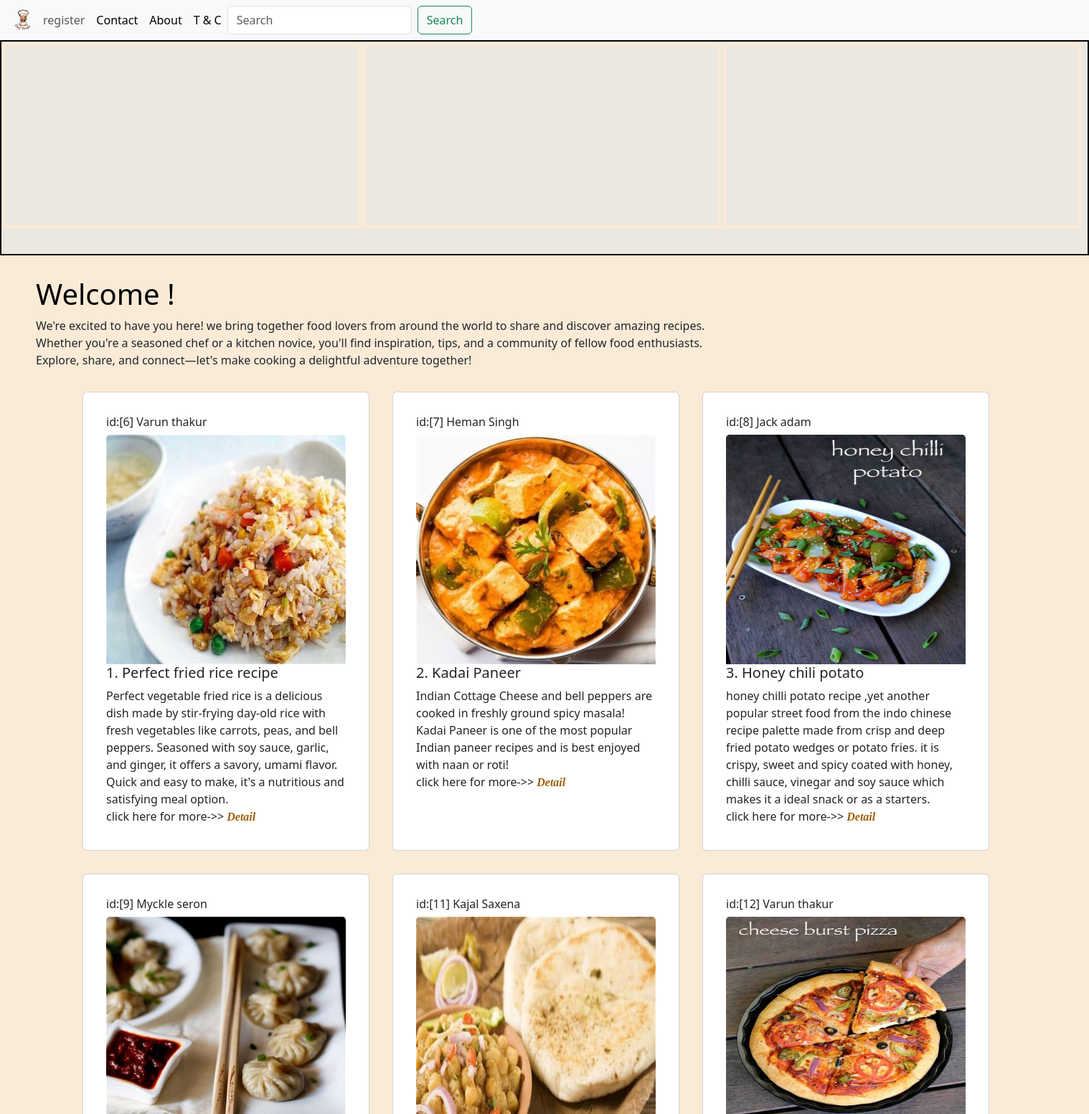
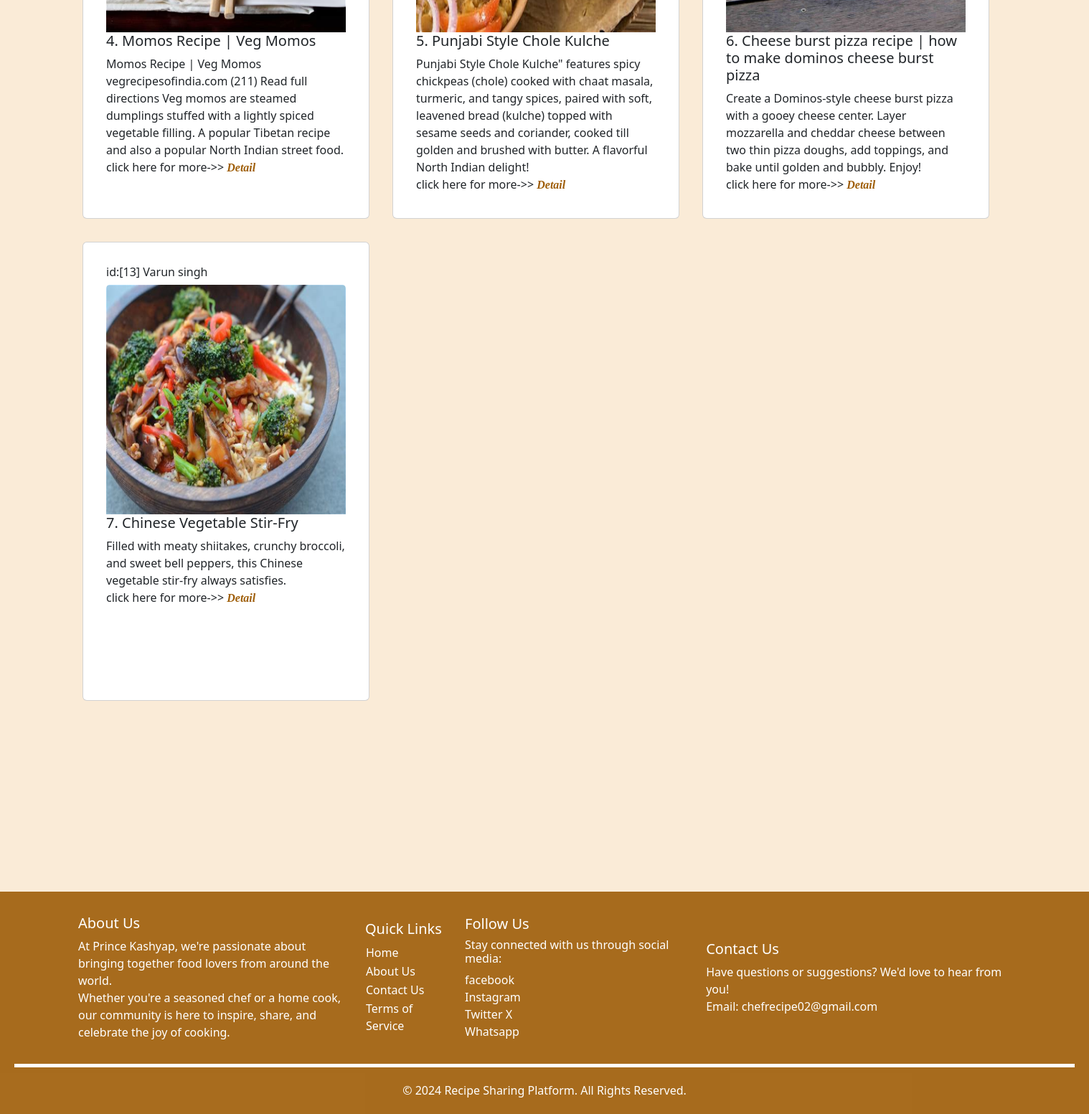
/main/, run on the app's committed database (2 pictures, top to bottom).
### receipe_pro/models.py (models this page shows)
class Recipe(models.Model):
    user = models.ForeignKey(User,on_delete=models.SET_NULL,null=True,blank=True)
    recipe_type = models.CharField(max_length=100,default='')
    recipe_user_name = models.CharField(max_length=100)
    recipe_name = models.CharField(max_length=100)
    recipe_description = models.TextField()
    recipe_detail_description =  models.TextField()
    recipe_image = models.ImageField(upload_to="recipe")

### receipe_pro/views.py (the view)
# urls.py: path('main/',main,name ="main"),
def main(request):
    data = Recipe.objects.all()
    if request.method == "GET":
        Search = request.GET.get('Search')
        if Search!=None:
            data = Recipe.objects.filter(recipe_name__icontains=Search)#__icontains can work with similar like data matches the database
    context = {'Recipes': data,
               'Recipe_count': data.count(),
                'Search_name': Search }
    return render(request,"main.html",context)

### receipe_pro/templates/main.html (shortened to what this page needs)
{% extends "base.html" %}
{% load static %}
{%block start%}
<nav class="navbar navbar-expand-lg bg-body-tertiary">
  <div class="container-fluid">
    <img src="../static/image/Orange_and_Blue_Illustrative_Circle_Food_Logo-removebg-preview.png" alt=" logo"
      class="Navbar-logo">
    <div class="collapse navbar-collapse" id="navbarSupportedContent">
      <ul class="navbar-nav me-auto mb-2 mb-lg-0">
        {% if request.user.is_authenticated %}
        <li class="nav-item">
          <a class="nav-link active" aria-current="page" href="/addrecipe/">Add Recipe</a>
        </li>
        <li class="nav-item">
          <a class="nav-link" href="/Logout/">Logout</a>
        </li>
        {% else %}
        <li class="nav-item">
          <a class="nav-link" href="/register/"> register</a>
        </li>
        {% endif %}
        <li class="nav-item">
          <a class="nav-link active" aria-current="page" href="/contact/">Contact</a>
        </li>
        <li class="nav-item">
          <a class="nav-link active" aria-current="page" href="/about/">About</a>
        </li>
        <li class="nav-item">
          <a class="nav-link active" aria-current="page" href="/tandc/">T & C</a>
        </li>
        <form class="d-flex" role="search">
          <input class="form-control me-2" name="Search" type="search" placeholder="Search" aria-label="Search"
            required>
          <button class="btn btn-outline-success" type="submit">Search</button>
        </form>
    </div>
  </div>
</nav>
{% if Recipe_count == 0 %}
<h1 style=" padding: 10px;">Not Found</h1>
<h5 style="padding: 10px;">"Item not found. Please check your search criteria and try again. <br>
  You can return to the home page or adjust your search for better results."<br>
  Go back to <a href="/main/">Home</a></h5>
{% else %}
<div  style="background-color: rgb(235, 232, 225); height: 300px; border: 2px solid black;">
  <div class="row">
    <marquee behavior="slide" direction="down">
    <table>
      <tr>
        <td>
          <marquee  behavior="slide" direction="right">
            <video muted autoplay loop style="width: 500px; padding: 5px;border: 5px solid antiquewhite;">
              <source src="../static/video/6942478-hd_1920_1080_25fps.mp4" type="video/mp4">
            </video>
          </marquee>
        </td>
        <td>
          <marquee  behavior="slide" direction="up">
            <video muted autoplay loop style="width: 500px; padding: 5px; border: 5px solid antiquewhite;">
              <source src="../static/video/2620043-uhd_3840_2160_25fps.mp4" type="video/mp4">
            </video>
          </marquee>
        </td>
        <td>
    <marquee  behavior="slide" direction="left">
      <video muted autoplay loop style="width: 500px; padding: 5px; border: 5px solid antiquewhite;">
        <source src="../static/video/5930361-uhd_3840_2160_30fps.mp4" type="video/mp4">
      </video>
    </marquee>
        </td>
      </tr>
    </table>
    </marquee>
</div>
</div>
{% if Search_name != None %}
<a href="/main/">Home</a>
{% else %}
<h1 style="color: black; margin-left: 50px;margin-top: 30px;">Welcome {{user.username}} !</h1>
<p id="intro">
  We're excited to have you here! we bring together food lovers from around the world to share and
  discover amazing recipes.<br /> Whether you're a seasoned chef or a kitchen novice, you'll find inspiration, tips, and
  a
  community of fellow food enthusiasts.<br />
  Explore, share, and connect—let's make cooking a delightful adventure together!
<p>
  {% endif %}
<div class="container">
  <div class="row">
    {%for item in Recipes %}
    <div class="card m-3 p-3" style="width: 25rem; height: 40rem; ">
      <div class="card-body">
        <h6>id:[{{item.pk}}] {{item.recipe_user_name}}</h6>
        <img class="card-img-top img-fluid" src="{{item.recipe_image.url}}" alt="Card image cap"
          style="height: 20rem ; width: 25rem; ">
        <h5 class="card-title">{{forloop.counter}}. {{item.recipe_name}}</h5>
        <p class="card-text">{{item.recipe_description}}
          {% if request.user.is_authenticated %}
          <br />click here for more ->>
          <a id="site1" href="{% url 'Recipe_detail' item.pk %}">Detail</a>
          {% else %}
          <br />click here for more->>
          <a id="site1" href="/Login/">Detail</a>
          {% endif %}
        </p>
      </div>
    </div>
    {% endfor %}
  </div>
</div>
{% endif %}
{% endblock %}

### receipe_pro/templates/base.html (shortened to what this page needs)
<!DOCTYPE html>
<html lang="en">
<head>
    <link href="https://cdn.jsdelivr.net/npm/bootstrap@5.3.3/dist/css/bootstrap.min.css" rel="stylesheet">
</head>
<body>
    {% block start %}
    {% endblock %}
    <footer>
        <table class="container">
          <tr>
            <td class="footer_data" style="border-right: white; width: 400px; height: 200px;">
              <h5>About Us</h5>
              At <a href="https://www.linkedin.com/in/prince-kashyap-2bb722256/" style="text-decoration: none; color: white;">Prince Kashyap</a>, we're passionate about bringing together food lovers from around the world.<br> Whether
              you're a
              seasoned chef or a home cook, our community is here to inspire, share, and celebrate the joy of cooking.
            </td>
            <td class="footer_data">
              <h5> Quick Links</h5>
              <table>
                <tr>
                  <td><a id="site" href="/main/">Home</a></td>
                </tr>
                <tr>
                  <td>
                    <a id="site" href="/about/">About Us</a>
                  </td>
                </tr>
                <tr>
                  <td>
                    <a id="site" href="/contact/">Contact Us</a>
                  </td>
                </tr>
                <tr>
                  <td>
                    <a id="site" href="/tandc/">Terms of Service</a>
                  </td>
                </tr>
              </table>
            </td>
            <td class="footer_data">
              <h5>Follow Us </h5>
              <h6>Stay connected with us through social media:</h6>
              <a id="site" href="https://www.facebook.com">facebook</a> <br />
              <a id="site" href="https://www.instagram.com">Instagram</a> <br />
              <a id="site" href="https://www.twitter.com">Twitter X</a> <br />
              <a id="site" href="https://www.whatsapp.com">Whatsapp</a> <br />
            </td>
            <td class="footer_data">
              <h5>Contact Us</h5>
              Have questions or suggestions? We'd love to hear from you!<br />
              Email: <a id="site" href="https://www.gmail.com">chefrecipe02@gmail.com</a>
            </td>
          </tr>
        </table>
        <div style="padding: 20px; margin-top: 20px; border-top: 5px solid white; text-align: center;">
          © 2024 Recipe Sharing Platform. All Rights Reserved.
        </div>
      </footer>
</body>
</html>

### receipe_pro/templates/base.html (style rules this page uses)
footer { background-color: rgba(156, 90, 3, 0.875); width: 100%; height: 310px; margin-top: 250px; color: white; padding: 20px; }
footer table tr td { margin-left: 200px; }
.footer_data { padding: 10px; }
#site { color: white; text-decoration: None; }
#site1 { color: chocolate; text-decoration: solid; font-family: 'Franklin Gothic Medium'; font-style: italic; font-weight: bolder; }

### data on the page
Recipe: pk "6", recipe_user_name "Varun thakur", recipe_image (picture), recipe_name "Perfect fried rice recipe", recipe_description "Perfect vegetable fried rice is a delicious dish made by stir-frying day-old rice with fresh vegetables like carrots, peas, and bell peppers. Seasoned with soy sauce, garlic, and ginger, it offers a savory, umami flavor. Quick and easy to make, it's a nutritious and satisfying meal option."
Recipe: pk "7", recipe_user_name "Heman Singh", recipe_image (picture), recipe_name "Kadai Paneer", recipe_description "Indian Cottage Cheese and bell peppers are cooked in freshly ground spicy masala! Kadai Paneer is one of the most popular Indian paneer recipes and is best enjoyed with naan or roti!"
Recipe: pk "8", recipe_user_name "Jack adam", recipe_image (picture), recipe_name "Honey chili potato", recipe_description "honey chilli potato recipe ,yet another popular street food from the indo chinese recipe palette made from crisp and deep fried potato wedges or potato fries. it is crispy, sweet and spicy coated with honey, chilli sauce, vinegar and soy sauce which makes it a ideal snack or as a starters."
Recipe: pk "9", recipe_user_name "Myckle seron", recipe_image (picture), recipe_name "Momos Recipe | Veg Momos", recipe_description "Momos Recipe | Veg Momos vegrecipesofindia.com (211) Read full directions Veg momos are steamed dumplings stuffed with a lightly spiced vegetable filling. A popular Tibetan recipe and also a popular North Indian street food."
Recipe: pk "11", recipe_user_name "Kajal Saxena", recipe_image (picture), recipe_name "Punjabi Style Chole Kulche", recipe_description "Punjabi Style Chole Kulche\" features spicy chickpeas (chole) cooked with chaat masala, turmeric, and tangy spices, paired with soft, leavened bread (kulche) topped with sesame seeds and coriander, cooked till golden and brushed with butter. A flavorful North Indian delight!"
Recipe: pk "12", recipe_user_name "Varun thakur", recipe_image (picture), recipe_name "Cheese burst pizza recipe | how to make dominos cheese burst pizza", recipe_description "Create a Dominos-style cheese burst pizza with a gooey cheese center. Layer mozzarella and cheddar cheese between two thin pizza doughs, add toppings, and bake until golden and bubbly. Enjoy!"
Recipe: pk "13", recipe_user_name "Varun singh", recipe_image (picture), recipe_name "Chinese Vegetable Stir-Fry", recipe_description "Filled with meaty shiitakes, crunchy broccoli, and sweet bell peppers, this Chinese vegetable stir-fry always satisfies."
